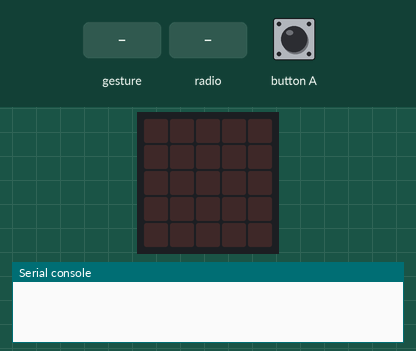
Recording of a program running on a simulated BBC micro:bit running MicroPython. Parts: the board's 5×5 LED display, the last lines printed to the serial console. The inputs (shaded band) are chosen by the test bench. Random numbers come from a fixed seed; no radio messages arrive unless stated (any console line starting 'radio sent:' is added by the test bench); a tilt is held for 1.5 s and a shake lasts 1 s, then the board lies face up again.

Above: at 1.2 s.
1.3 s: button A pressed for 0.15 s
At 3.4 s:
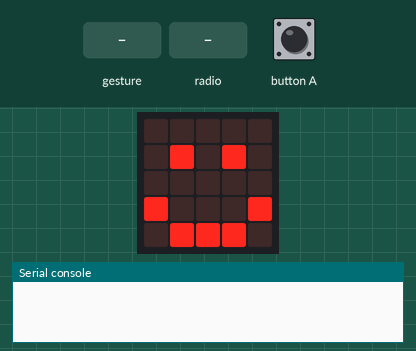
3.8 s: gesture 'shake'
At 4.9 s:
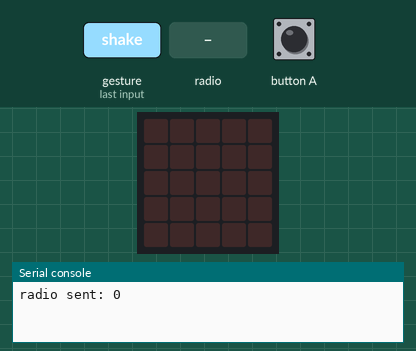
5.5 s: radio message "1" arrives
At 5.8 s:
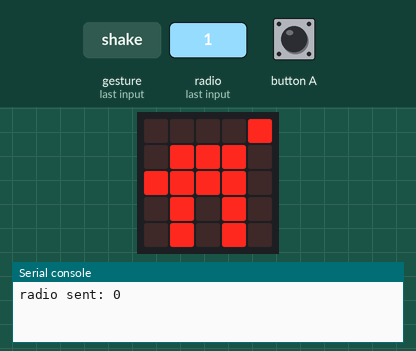
7.0 s: button A pressed for 1 s
At 8.9 s:
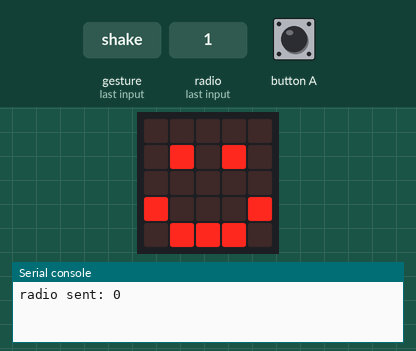
9.5 s: radio message "50" arrives
At 10.0 s:
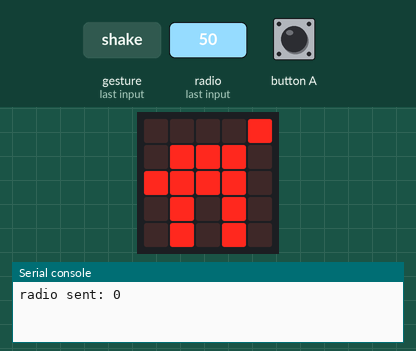
Timing chart, 0 to 12.0 s (numbered marks = the images above; inputs shaded):
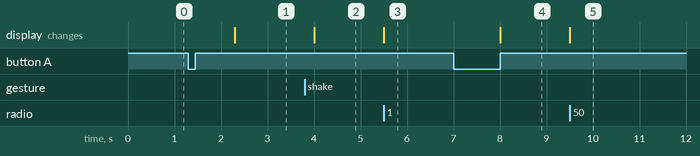

Measured:
- after the input at 1.3 s, the display: changes after 1.0 s (image 1)
- after the input at 3.8 s, the display: changes after 0.21 s (image 2)
- after the input at 5.5 s, the display: changes at once (image 3)
- after the input at 7.0 s, the display: changes after 1.0 s (image 4)
- after the input at 9.5 s, the display: changes at once (image 5)

The program:

shakey_donkey.py
```python
from microbit import *
import radio
import random

caught = 0
me = 0
you = 0

# Create the donkey image
# Define a 5x5 image on the microbit
# 0 for led off and 9 for led on
# A colon to represent a new row.
donkey = Image("00009:09990:99990:09090:09090")

# Turned on the radio
radio.on()

while True:
    # If a shake gesture was detected, change 'me' and
    # send its value to the other micro:bit after 0-2 seconds
    if accelerometer.was_gesture("shake"):
        if caught != 0:
            me += running_time() - caught
        display.clear()
        sleep(random.randrange(0, 2000))
        radio.send(str(me))

    # Check if the radio has received something
    # If  received is a number,
    # change 'you' and display the donkey
    number = radio.receive()
    if number is not None:
        if number.isdigit() == True:
            caught = running_time()
            you = int(number)
            display.show(donkey)

    # If button A is pressed, check 'me' and 'you'
    # Display happy face 'me' is greater, and sad face othewise
    if button_a.is_pressed():
        sleep(1000)
        if me > you:
            display.show(Image.SAD)
        else:
            display.show(Image.HAPPY)
        me = 0
        you = 0
        caught = 0
```
